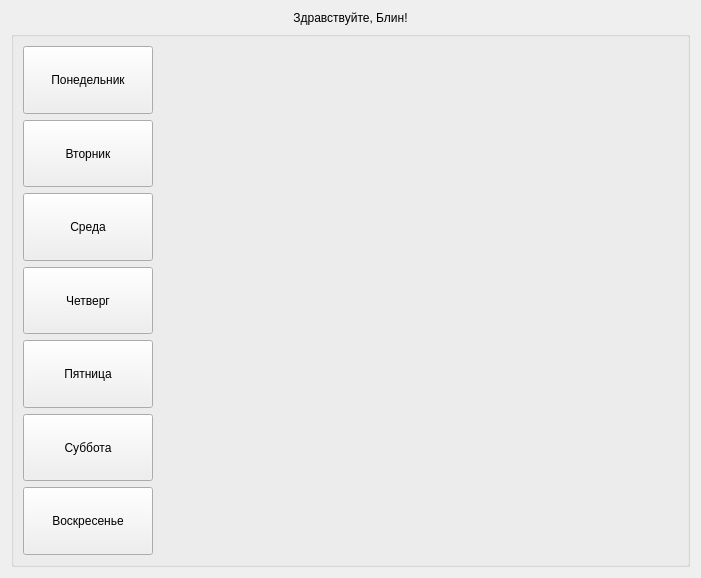
<?xml version="1.0" encoding="UTF-8"?>
<ui version="4.0">
 <class>MainPlanWindow</class>
 <widget class="QWidget" name="MainPlanWindow">
  <property name="geometry">
   <rect>
    <x>0</x>
    <y>0</y>
    <width>701</width>
    <height>578</height>
   </rect>
  </property>
  <property name="windowTitle">
   <string>Form</string>
  </property>
  <layout class="QGridLayout" name="gridLayout">
   <item row="0" column="0">
    <widget class="QLabel" name="label">
     <property name="text">
      <string>Здравствуйте, Блин!</string>
     </property>
     <property name="alignment">
      <set>Qt::AlignCenter</set>
     </property>
    </widget>
   </item>
   <item row="1" column="0">
    <widget class="QGroupBox" name="groupBox">
     <property name="layoutDirection">
      <enum>Qt::LeftToRight</enum>
     </property>
     <property name="autoFillBackground">
      <bool>false</bool>
     </property>
     <layout class="QHBoxLayout" name="horizontalLayout_2" stretch="1,4">
      <property name="sizeConstraint">
       <enum>QLayout::SetDefaultConstraint</enum>
      </property>
      <item>
       <layout class="QVBoxLayout" name="days_1">
        <item>
         <widget class="QPushButton" name="monday_1">
          <property name="sizePolicy">
           <sizepolicy hsizetype="Expanding" vsizetype="Expanding">
            <horstretch>0</horstretch>
            <verstretch>0</verstretch>
           </sizepolicy>
          </property>
          <property name="text">
           <string>Понедельник</string>
          </property>
         </widget>
        </item>
        <item>
         <widget class="QPushButton" name="tuesday_1">
          <property name="sizePolicy">
           <sizepolicy hsizetype="Expanding" vsizetype="Expanding">
            <horstretch>0</horstretch>
            <verstretch>0</verstretch>
           </sizepolicy>
          </property>
          <property name="text">
           <string>Вторник</string>
          </property>
         </widget>
        </item>
        <item>
         <widget class="QPushButton" name="thirthday_1">
          <property name="sizePolicy">
           <sizepolicy hsizetype="Minimum" vsizetype="Expanding">
            <horstretch>0</horstretch>
            <verstretch>0</verstretch>
           </sizepolicy>
          </property>
          <property name="text">
           <string>Среда</string>
          </property>
         </widget>
        </item>
        <item>
         <widget class="QPushButton" name="wednsday_1">
          <property name="sizePolicy">
           <sizepolicy hsizetype="Minimum" vsizetype="Expanding">
            <horstretch>0</horstretch>
            <verstretch>0</verstretch>
           </sizepolicy>
          </property>
          <property name="text">
           <string>Четверг</string>
          </property>
         </widget>
        </item>
        <item>
         <widget class="QPushButton" name="friday_1">
          <property name="sizePolicy">
           <sizepolicy hsizetype="Minimum" vsizetype="Expanding">
            <horstretch>0</horstretch>
            <verstretch>0</verstretch>
           </sizepolicy>
          </property>
          <property name="text">
           <string>Пятница</string>
          </property>
         </widget>
        </item>
        <item>
         <widget class="QPushButton" name="saturday_1">
          <property name="sizePolicy">
           <sizepolicy hsizetype="Minimum" vsizetype="Expanding">
            <horstretch>0</horstretch>
            <verstretch>0</verstretch>
           </sizepolicy>
          </property>
          <property name="text">
           <string>Суббота</string>
          </property>
         </widget>
        </item>
        <item>
         <widget class="QPushButton" name="sunday_1">
          <property name="sizePolicy">
           <sizepolicy hsizetype="Minimum" vsizetype="Expanding">
            <horstretch>0</horstretch>
            <verstretch>0</verstretch>
           </sizepolicy>
          </property>
          <property name="text">
           <string>Воскресенье</string>
          </property>
         </widget>
        </item>
       </layout>
      </item>
      <item>
       <layout class="QVBoxLayout" name="content_1">
        <item>
         <layout class="QHBoxLayout" name="horizontalLayout">
          <item>
           <widget class="QLabel" name="first_ex_img">
            <property name="sizePolicy">
             <sizepolicy hsizetype="Preferred" vsizetype="Preferred">
              <horstretch>0</horstretch>
              <verstretch>0</verstretch>
             </sizepolicy>
            </property>
            <property name="text">
             <string/>
            </property>
           </widget>
          </item>
          <item>
           <widget class="QLabel" name="first_ex_title">
            <property name="sizePolicy">
             <sizepolicy hsizetype="Preferred" vsizetype="Preferred">
              <horstretch>0</horstretch>
              <verstretch>0</verstretch>
             </sizepolicy>
            </property>
            <property name="text">
             <string/>
            </property>
           </widget>
          </item>
          <item>
           <widget class="QLabel" name="first_ex_time">
            <property name="sizePolicy">
             <sizepolicy hsizetype="Preferred" vsizetype="Preferred">
              <horstretch>0</horstretch>
              <verstretch>0</verstretch>
             </sizepolicy>
            </property>
            <property name="text">
             <string/>
            </property>
           </widget>
          </item>
         </layout>
        </item>
        <item>
         <layout class="QHBoxLayout" name="horizontalLayout_6">
          <item>
           <widget class="QLabel" name="second_ex_img">
            <property name="sizePolicy">
             <sizepolicy hsizetype="Preferred" vsizetype="Preferred">
              <horstretch>0</horstretch>
              <verstretch>0</verstretch>
             </sizepolicy>
            </property>
            <property name="text">
             <string/>
            </property>
           </widget>
          </item>
          <item>
           <widget class="QLabel" name="second_ex_title">
            <property name="sizePolicy">
             <sizepolicy hsizetype="Preferred" vsizetype="Preferred">
              <horstretch>0</horstretch>
              <verstretch>0</verstretch>
             </sizepolicy>
            </property>
            <property name="text">
             <string/>
            </property>
           </widget>
          </item>
          <item>
           <widget class="QLabel" name="second_ex_time">
            <property name="sizePolicy">
             <sizepolicy hsizetype="Preferred" vsizetype="Preferred">
              <horstretch>0</horstretch>
              <verstretch>0</verstretch>
             </sizepolicy>
            </property>
            <property name="text">
             <string/>
            </property>
           </widget>
          </item>
         </layout>
        </item>
        <item>
         <layout class="QHBoxLayout" name="horizontalLayout_7">
          <item>
           <widget class="QLabel" name="third_ex_img">
            <property name="sizePolicy">
             <sizepolicy hsizetype="Preferred" vsizetype="Preferred">
              <horstretch>0</horstretch>
              <verstretch>0</verstretch>
             </sizepolicy>
            </property>
            <property name="text">
             <string/>
            </property>
           </widget>
          </item>
          <item>
           <widget class="QLabel" name="third_ex_title">
            <property name="sizePolicy">
             <sizepolicy hsizetype="Preferred" vsizetype="Preferred">
              <horstretch>0</horstretch>
              <verstretch>0</verstretch>
             </sizepolicy>
            </property>
            <property name="text">
             <string/>
            </property>
           </widget>
          </item>
          <item>
           <widget class="QLabel" name="third_ex_time">
            <property name="sizePolicy">
             <sizepolicy hsizetype="Preferred" vsizetype="Preferred">
              <horstretch>0</horstretch>
              <verstretch>0</verstretch>
             </sizepolicy>
            </property>
            <property name="text">
             <string/>
            </property>
           </widget>
          </item>
         </layout>
        </item>
        <item>
         <layout class="QHBoxLayout" name="horizontalLayout_8">
          <item>
           <widget class="QLabel" name="fourth_ex_img">
            <property name="sizePolicy">
             <sizepolicy hsizetype="Preferred" vsizetype="Preferred">
              <horstretch>0</horstretch>
              <verstretch>0</verstretch>
             </sizepolicy>
            </property>
            <property name="text">
             <string/>
            </property>
           </widget>
          </item>
          <item>
           <widget class="QLabel" name="fourth_ex_title">
            <property name="sizePolicy">
             <sizepolicy hsizetype="Preferred" vsizetype="Preferred">
              <horstretch>0</horstretch>
              <verstretch>0</verstretch>
             </sizepolicy>
            </property>
            <property name="text">
             <string/>
            </property>
           </widget>
          </item>
          <item>
           <widget class="QLabel" name="fourth_ex_time">
            <property name="sizePolicy">
             <sizepolicy hsizetype="Preferred" vsizetype="Preferred">
              <horstretch>0</horstretch>
              <verstretch>0</verstretch>
             </sizepolicy>
            </property>
            <property name="text">
             <string/>
            </property>
           </widget>
          </item>
         </layout>
        </item>
        <item>
         <layout class="QHBoxLayout" name="horizontalLayout_9">
          <item>
           <widget class="QLabel" name="fifth_ex_img">
            <property name="sizePolicy">
             <sizepolicy hsizetype="Preferred" vsizetype="Preferred">
              <horstretch>0</horstretch>
              <verstretch>0</verstretch>
             </sizepolicy>
            </property>
            <property name="text">
             <string/>
            </property>
           </widget>
          </item>
          <item>
           <widget class="QLabel" name="fifth_ex_title">
            <property name="sizePolicy">
             <sizepolicy hsizetype="Preferred" vsizetype="Preferred">
              <horstretch>0</horstretch>
              <verstretch>0</verstretch>
             </sizepolicy>
            </property>
            <property name="text">
             <string/>
            </property>
           </widget>
          </item>
          <item>
           <widget class="QLabel" name="fifth_ex_time">
            <property name="sizePolicy">
             <sizepolicy hsizetype="Preferred" vsizetype="Preferred">
              <horstretch>0</horstretch>
              <verstretch>0</verstretch>
             </sizepolicy>
            </property>
            <property name="text">
             <string/>
            </property>
           </widget>
          </item>
         </layout>
        </item>
       </layout>
      </item>
     </layout>
    </widget>
   </item>
  </layout>
 </widget>
 <resources/>
 <connections/>
</ui>
